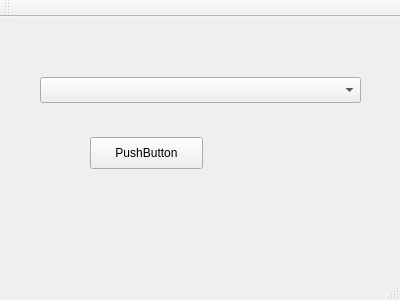
<?xml version="1.0" encoding="UTF-8"?>
<ui version="4.0">
 <class>MainWindow</class>
 <widget class="QMainWindow" name="MainWindow">
  <property name="geometry">
   <rect>
    <x>0</x>
    <y>0</y>
    <width>400</width>
    <height>300</height>
   </rect>
  </property>
  <property name="windowTitle">
   <string>MainWindow</string>
  </property>
  <widget class="QWidget" name="centralWidget">
   <widget class="QPushButton" name="pushButton">
    <property name="geometry">
     <rect>
      <x>90</x>
      <y>120</y>
      <width>113</width>
      <height>32</height>
     </rect>
    </property>
    <property name="text">
     <string>PushButton</string>
    </property>
   </widget>
   <widget class="QComboBox" name="comboBox">
    <property name="geometry">
     <rect>
      <x>40</x>
      <y>60</y>
      <width>321</width>
      <height>26</height>
     </rect>
    </property>
   </widget>
  </widget>
  <widget class="QMenuBar" name="menuBar">
   <property name="geometry">
    <rect>
     <x>0</x>
     <y>0</y>
     <width>400</width>
     <height>22</height>
    </rect>
   </property>
  </widget>
  <widget class="QToolBar" name="mainToolBar">
   <attribute name="toolBarArea">
    <enum>TopToolBarArea</enum>
   </attribute>
   <attribute name="toolBarBreak">
    <bool>false</bool>
   </attribute>
  </widget>
  <widget class="QStatusBar" name="statusBar"/>
 </widget>
 <layoutdefault spacing="6" margin="11"/>
 <resources/>
 <connections/>
</ui>
